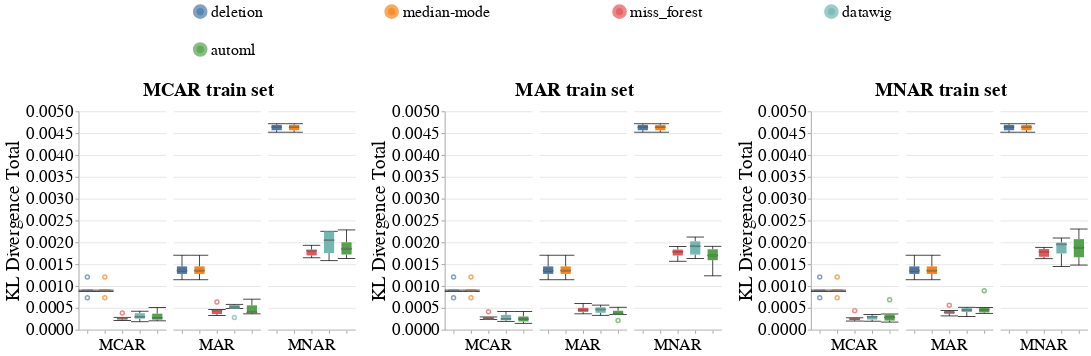

Notebook code cell kept with this figure:
### Code cell
# Categorical
create_box_plots_for_diff_imputers(dataset_name=DATASET_NAME,
                                   column_name='cholesterol',
                                   metric_name='kl_divergence_total',
                                   db_client=db_client,
                                   without_dummy=True)
